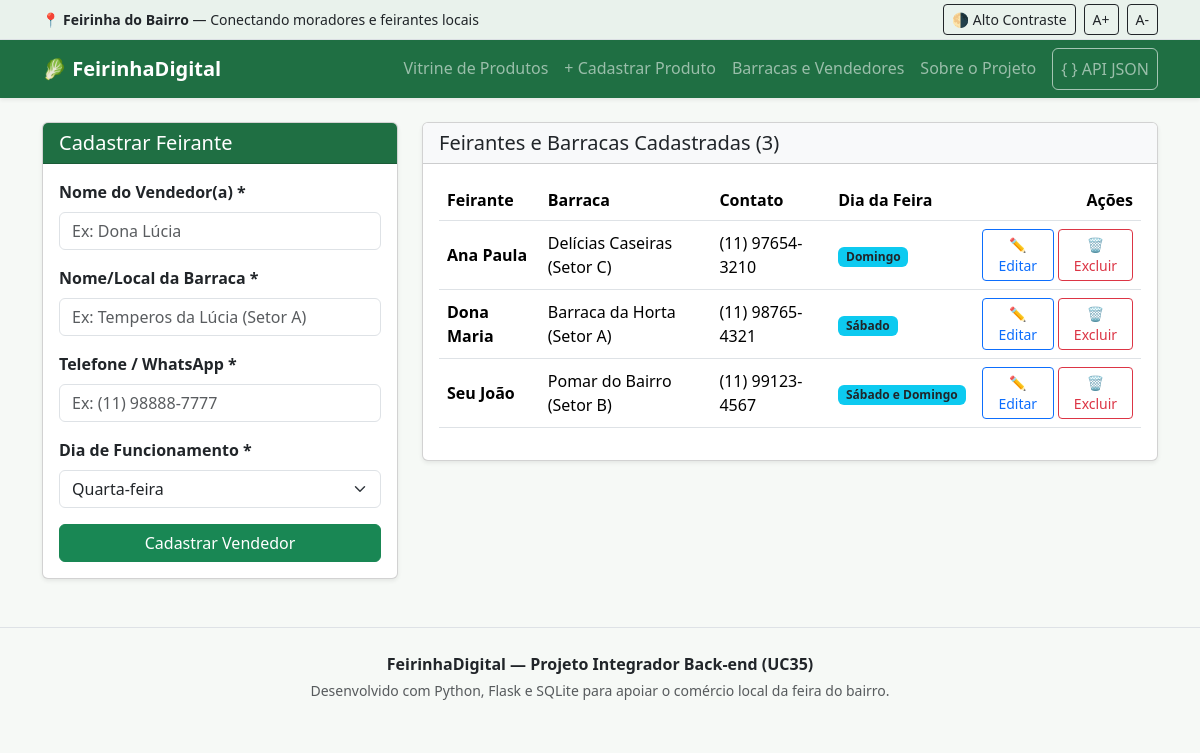
The page /vendedores on the database its author committed.
### tables this page shows
CREATE TABLE vendedores (
        id INTEGER PRIMARY KEY AUTOINCREMENT,
        nome TEXT NOT NULL,
        barraca TEXT NOT NULL,
        telefone TEXT NOT NULL,
        dia_feira TEXT NOT NULL
    );

### app.py (the view, shortened to what this page needs)
@app.route("/vendedores", methods=["GET", "POST"])
def vendedores():
    conexao = conectar_banco()
    cursor = conexao.cursor()
    cursor.execute("SELECT * FROM vendedores ORDER BY nome")
    lista_vendedores = cursor.fetchall()
    conexao.close()
    return render_template("vendedores.html", vendedores=lista_vendedores)

### app.py (called while the page is built)
def conectar_banco():
    conexao = sqlite3.connect(BANCO)
    conexao.row_factory = sqlite3.Row
    conexao.execute("PRAGMA foreign_keys = ON")
    return conexao

### templates/vendedores.html (shortened to what this page needs)
{% extends "base.html" %}
{% block conteudo %}
<div class="row g-4">
    <div class="col-lg-4">
        <div class="card shadow-sm">
            <div class="card-header bg-feira text-white">
                <h1 class="h5 mb-0">Cadastrar Feirante</h1>
            </div>
            <div class="card-body">
                <form method="POST" action="{{ url_for('vendedores') }}">
                    <div class="mb-3">
                        <label for="nome" class="form-label fw-bold">Nome do Vendedor(a) *</label>
                        <input type="text" class="form-control" id="nome" name="nome" placeholder="Ex: Dona Lúcia" required>
                    </div>
                    <div class="mb-3">
                        <label for="barraca" class="form-label fw-bold">Nome/Local da Barraca *</label>
                        <input type="text" class="form-control" id="barraca" name="barraca" placeholder="Ex: Temperos da Lúcia (Setor A)" required>
                    </div>
                    <div class="mb-3">
                        <label for="telefone" class="form-label fw-bold">Telefone / WhatsApp *</label>
                        <input type="text" class="form-control" id="telefone" name="telefone" placeholder="Ex: (11) 98888-7777" required>
                    </div>
                    <div class="mb-3">
                        <label for="dia_feira" class="form-label fw-bold">Dia de Funcionamento *</label>
                        <select class="form-select" id="dia_feira" name="dia_feira" required>
                            <option value="Quarta-feira">Quarta-feira</option>
                        </select>
                    </div>
                    <button type="submit" class="btn btn-success w-100">Cadastrar Vendedor</button>
                </form>
            </div>
        </div>
    </div>
    <div class="col-lg-8">
        <div class="card shadow-sm">
            <div class="card-header bg-light">
                <h2 class="h5 mb-0">Feirantes e Barracas Cadastradas ({{ vendedores|length }})</h2>
            </div>
            <div class="card-body">
                {% if vendedores %}
                    <div class="table-responsive">
                        <table class="table table-hover align-middle">
                            <thead>
                                <tr>
                                    <th>Feirante</th>
                                    <th>Barraca</th>
                                    <th>Contato</th>
                                    <th>Dia da Feira</th>
                                    <th class="text-end">Ações</th>
                                </tr>
                            </thead>
                            <tbody>
                                {% for v in vendedores %}
                                    <tr>
                                        <td class="fw-bold">{{ v.nome }}</td>
                                        <td>{{ v.barraca }}</td>
                                        <td>{{ v.telefone }}</td>
                                        <td><span class="badge bg-info text-dark">{{ v.dia_feira }}</span></td>
                                        <td class="text-end">
                                            <div class="d-inline-flex gap-1">
                                                <a href="{{ url_for('editar_vendedor', id=v.id) }}" class="btn btn-sm btn-outline-primary">
                                                    ✏️ Editar
                                                </a>
                                                <form action="{{ url_for('excluir_vendedor', id=v.id) }}" method="POST" onsubmit="return confirm('Atenção: Excluir o vendedor também apagará os produtos dele. Continuar?');">
                                                    <button type="submit" class="btn btn-sm btn-outline-danger">
                                                        🗑️ Excluir
                                                    </button>
                                                </form>
                                            </div>
                                        </td>
                                    </tr>
                                {% endfor %}
                            </tbody>
                        </table>
                    </div>
                {% else %}
                    <p class="text-muted mb-0">Nenhum feirante cadastrado ainda.</p>
                {% endif %}
            </div>
        </div>
    </div>
</div>
{% endblock %}

### static/style.css (style rules this page uses)
body { background-color: #f6f9f6; color: #212529; font-family: system-ui, -apple-system, "Segoe UI", Roboto, sans-serif; }
.bg-feira { background-color: #1f6f43 !important; }

### rows shown on the page
vendedores: nome "Ana Paula", barraca "Delícias Caseiras (Setor C)", telefone "(11) 97654-3210", dia_feira "Domingo"
vendedores: nome "Dona Maria", barraca "Barraca da Horta (Setor A)", telefone "(11) 98765-4321", dia_feira "Sábado"
vendedores: nome "Seu João", barraca "Pomar do Bairro (Setor B)", telefone "(11) 99123-4567", dia_feira "Sábado e Domingo"

### other values the page prints
{{ vendedores|length }} "3"
